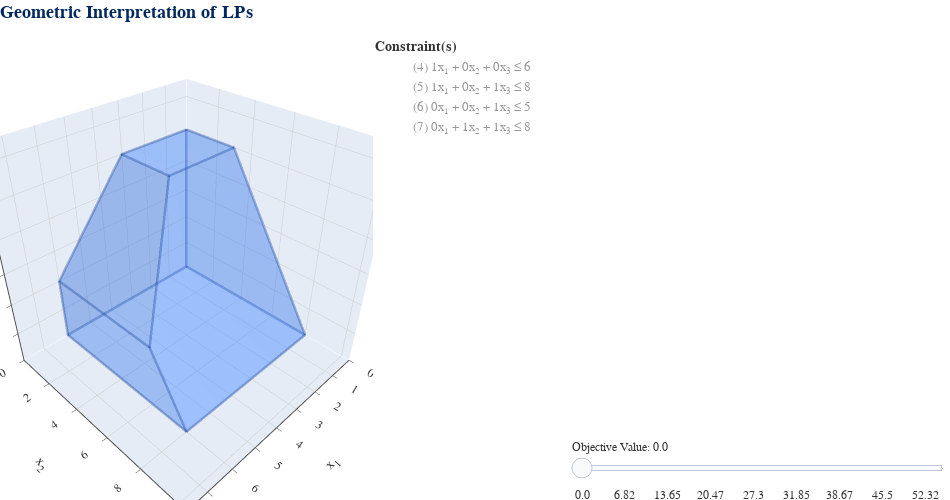

The cell this chart's notebook holds for it:
### Markdown cell above
This LP is called `ALL_INTEGER_3D_LP`:

$$\begin{align*}
\max \quad & 1x_1+2x_2+4x_3\\
\text{s.t.} \quad & 1x_1 + 0x_2 + 0x_3 \leq 6 \\
\quad & 1x_1 + 0x_2 + 1x_3 \leq 8 \\
\quad & 0x_1 + 0x_2 + 1x_3 \leq 5 \\
\quad & 0x_1 + 1x_2 + 1x_3 \leq 8 \\
\quad & x_1, x_2 \geq 0 \\
\end{align*}$$

### Code cell
lp = ex.ALL_INTEGER_3D_LP # get LP example
lp_visual(lp).show() # visualize it

### Figure 1 — Plotly figure (JSON) as saved in the notebook; plotly's stock layout.template omitted (floating-point values rounded to 4 significant figures)
{"data": [{"hoverinfo": "skip", "marker": {"color": "white", "opacity": 1e-07, "size": 0}, "mode": "markers", "showlegend": false, "type": "scatter3d", "x": [7.8], "y": [10.4], "z": [6.5]}, {"hoverinfo": "none", "line": {"color": "#173D90", "width": 5}, "mode": "lines", "opacity": 0.2, "showlegend": false, "surfaceaxis": 0, "surfacecolor": "#1469FE", "type": "scatter3d", "visible": true, "x": [0, 0, 0, 0, 0], "y": [8, 0, 0, 3, 8], "z": [0, 0, 5, 5, 0]}, {"hoverinfo": "none", "line": {"color": "#173D90", "width": 5}, "mode": "lines", "opacity": 0.2, "showlegend": false, "surfaceaxis": 1, "surfacecolor": "#1469FE", "type": "scatter3d", "visible": true, "x": [6, 0, 0, 3, 6, 6], "y": [0, 0, 0, 0, 0, 0], "z": [0, 0, 5, 5, 2, 0]}, {"hoverinfo": "none", "line": {"color": "#173D90", "width": 5}, "mode": "lines", "opacity": 0.2, "showlegend": false, "surfaceaxis": 2, "surfacecolor": "#1469FE", "type": "scatter3d", "visible": true, "x": [0, 0, 6, 6, 0], "y": [0, 8, 8, 0, 0], "z": [0, 0, 0, 0, 0]}, {"hoverinfo": "none", "line": {"color": "#173D90", "width": 5}, "mode": "lines", "opacity": 0.2, "showlegend": false, "surfaceaxis": 0, "surfacecolor": "#1469FE", "type": "scatter3d", "visible": true, "x": [6, 6, 6, 6, 6], "y": [8, 0, 0, 6, 8], "z": [0, 0, 2, 2, 0]}, {"hoverinfo": "none", "line": {"color": "#173D90", "width": 5}, "mode": "lines", "opacity": 0.2, "showlegend": false, "surfaceaxis": 2, "surfacecolor": "#1469FE", "type": "scatter3d", "visible": true, "x": [6, 3, 3, 6, 6], "y": [0, 0, 3, 6, 0], "z": [2, 5, 5, 2, 2]}, {"hoverinfo": "none", "line": {"color": "#173D90", "width": 5}, "mode": "lines", "opacity": 0.2, "showlegend": false, "surfaceaxis": 2, "surfacecolor": "#1469FE", "type": "scatter3d", "visible": true, "x": [0, 0, 3, 3, 0], "y": [0, 3, 3, 0, 0], "z": [5, 5, 5, 5, 5]}, {"hoverinfo": "none", "line": {"color": "#173D90", "width": 5}, "mode": "lines", "opacity": 0.2, "showlegend": false, "surfaceaxis": 2, "surfacecolor": "#1469FE", "type": "scatter3d", "visible": true, "x": [0, 0, 6, 6, 3, 0], "y": [3, 8, 8, 6, 3, 3], "z": [5, 0, 0, 2, 5, 5]}, {"hoverinfo": "none", "mode": "none", "name": "(4) 1x<sub>1</sub> + 0x<sub>2</sub> + 0x<sub>3</sub> ≤ 6", "opacity": 0.5, "showlegend": true, "surfaceaxis": 0, "surfacecolor": "gray", "type": "scatter3d", "visible": "legendonly", "x": [6, 6, 6, 6, 6], "y": [0, 0, 10.4, 10.4, 0], "z": [0, 6.5, 6.5, 0, 0]}, {"hoverinfo": "none", "mode": "none", "name": "(5) 1x<sub>1</sub> + 0x<sub>2</sub> + 1x<sub>3</sub> ≤ 8", "opacity": 0.5, "showlegend": true, "surfaceaxis": 2, "surfacecolor": "gray", "type": "scatter3d", "visible": "legendonly", "x": [0, 0, 7.8, 7.8, 0], "y": [0, 10.4, 10.4, 0, 0], "z": [8, 8, 0.2, 0.2, 8]}, {"hoverinfo": "none", "mode": "none", "name": "(6) 0x<sub>1</sub> + 0x<sub>2</sub> + 1x<sub>3</sub> ≤ 5", "opacity": 0.5, "showlegend": true, "surfaceaxis": 2, "surfacecolor": "gray", "type": "scatter3d", "visible": "legendonly", "x": [0, 0, 7.8, 7.8, 0], "y": [0, 10.4, 10.4, 0, 0], "z": [5, 5, 5, 5, 5]}, {"hoverinfo": "none", "mode": "none", "name": "(7) 0x<sub>1</sub> + 1x<sub>2</sub> + 1x<sub>3</sub> ≤ 8", "opacity": 0.5, "showlegend": true, "surfaceaxis": 2, "surfacecolor": "gray", "type": "scatter3d", "visible": "legendonly", "x": [0, 0, 7.8, 7.8, 0], "y": [0, 10.4, 10.4, 0, 0], "z": [8, -2.4, -2.4, 8, 8]}, {"hoverinfo": "text", "hoverlabel": {"bgcolor": "#FAFAFA", "bordercolor": "#323232", "font": {"color": "#323232", "family": "Arial"}}, "marker": {"color": "gray", "opacity": 1e-07, "size": 20}, "mode": "markers", "showlegend": false, "text": ["<b>BFS</b>: (0, 0, 0, 6, 8, 5, 8)<br><b>B</b>: (4, 5, 6, 7)<br><b>Obj</b>: 0", "<b>BFS</b>: (0, 0, 5, 6, 3, 0, 3)<br><b>B</b>: (3, 4, 5, 7)<br><b>Obj</b>: 20", "<b>BFS</b>: (0, 3, 5, 6, 3, 0, 0)<br><b>B</b>: (2, 3, 4, 5)<br><b>Obj</b>: 26", "<b>BFS</b>: (0, 8, 0, 6, 8, 5, 0)<br><b>B</b>: (2, 4, 5, 6)<br><b>Obj</b>: 16", "<b>BFS</b>: (3, 0, 5, 3, 0, 0, 3)<br><b>B</b>: (1, 3, 4, 7)<br><b>Obj</b>: 23", "<b>BFS</b>: (3, 3, 5, 3, 0, 0, 0)<br><b>B</b>: (1, 2, 3, 4)<br><b>Obj</b>: 29", "<b>BFS</b>: (6, 0, 0, 0, 2, 5, 8)<br><b>B</b>: (1, 5, 6, 7)<br><b>Obj</b>: 6", "<b>BFS</b>: (6, 0, 2, 0, 0, 3, 6)<br><b>B</b>: (1, 3, 6, 7)<br><b>Obj</b>: 14", "<b>BFS</b>: (6, 6, 2, 0, 0, 3, 0)<br><b>B</b>: (1, 2, 3, 6)<br><b>Obj</b>: 26", "<b>BFS</b>: (6, 8, 0, 0, 2, 5, 0)<br><b>B</b>: (1, 2, 5, 6)<br><b>Obj</b>: 22"], "type": "scatter3d", "x": [0, 0, 0, 0, 3, 3, 6, 6, 6, 6], "y": [0, 0, 3, 8, 0, 3, 0, 0, 6, 8], "z": [0, 5, 5, 0, 5, 5, 0, 2, 2, 0]}, {"hoverinfo": "none", "mode": "none", "opacity": 0.3, "showlegend": false, "surfaceaxis": 2, "surfacecolor": "gray", "type": "scatter3d", "visible": false, "x": [0, 0, 7.8, 7.8, 0], "y": [0, 10.4, 10.4, 0, 0], "z": [0, -5.2, -7.15, -1.95, 0]}, {"hoverinfo": "none", "line": {"color": "red", "width": 5}, "marker": {"color": "red", "opacity": 1, "size": 5}, "mode": "lines+markers", "opacity": 1, "showlegend": false, "surfaceaxis": 2, "surfacecolor": "red", "type": "scatter3d", "visible": false, "x": [0], "y": [0], "z": [0]}, {"hoverinfo": "none", "mode": "none", "opacity": 0.3, "showlegend": false, "surfaceaxis": 2, "surfacecolor": "gray", "type": "scatter3d", "visible": false, "x": [0, 0, 7.8, 7.8, 0], "y": [0, 10.4, 10.4, 0, 0], "z": [0.57, -4.63, -6.58, -1.38, 0.57]}, {"hoverinfo": "none", "line": {"color": "red", "width": 5}, "marker": {"color": "red", "opacity": 1, "size": 5}, "mode": "lines+markers", "opacity": 1, "showlegend": false, "surfaceaxis": 2, "surfacecolor": "red", "type": "scatter3d", "visible": false, "x": [0, 0, 2.28, 0], "y": [0, 1.14, 0, 0], "z": [0.57, 0, 0, 0.57]}, {"hoverinfo": "none", "mode": "none", "opacity": 0.3, "showlegend": false, "surfaceaxis": 2, "surfacecolor": "gray", "type": "scatter3d", "visible": false, "x": [0, 0, 7.8, 7.8, 0], "y": [0, 10.4, 10.4, 0, 0], "z": [1.137, -4.062, -6.013, -0.8125, 1.137]}, {"hoverinfo": "none", "line": {"color": "red", "width": 5}, "marker": {"color": "red", "opacity": 1, "size": 5}, "mode": "lines+markers", "opacity": 1, "showlegend": false, "surfaceaxis": 2, "surfacecolor": "red", "type": "scatter3d", "visible": false, "x": [0, 0, 4.55, 0], "y": [0, 2.275, 0, 0], "z": [1.137, 0, 0, 1.137]}, {"hoverinfo": "none", "mode": "none", "opacity": 0.3, "showlegend": false, "surfaceaxis": 2, "surfacecolor": "gray", "type": "scatter3d", "visible": false, "x": [0, 0, 7.8, 7.8, 0], "y": [0, 10.4, 10.4, 0, 0], "z": [1.705, -3.495, -5.445, -0.245, 1.705]}, {"hoverinfo": "none", "line": {"color": "red", "width": 5}, "marker": {"color": "red", "opacity": 1, "size": 5}, "mode": "lines+markers", "opacity": 1, "showlegend": false, "surfaceaxis": 2, "surfacecolor": "red", "type": "scatter3d", "visible": false, "x": [0, 0, 6, 6, 0], "y": [0, 3.41, 0.41, 0, 0], "z": [1.705, 0, 0, 0.205, 1.705]}, {"hoverinfo": "none", "mode": "none", "opacity": 0.3, "showlegend": false, "surfaceaxis": 2, "surfacecolor": "gray", "type": "scatter3d", "visible": false, "x": [0, 0, 7.8, 7.8, 0], "y": [0, 10.4, 10.4, 0, 0], "z": [2.275, -2.925, -4.875, 0.325, 2.275]}, {"hoverinfo": "none", "line": {"color": "red", "width": 5}, "marker": {"color": "red", "opacity": 1, "size": 5}, "mode": "lines+markers", "opacity": 1, "showlegend": false, "surfaceaxis": 2, "surfacecolor": "red", "type": "scatter3d", "visible": false, "x": [0, 0, 6, 6, 0], "y": [0, 4.55, 1.55, 0, 0], "z": [2.275, 0, 0, 0.775, 2.275]}, {"hoverinfo": "none", "mode": "none", "opacity": 0.3, "showlegend": false, "surfaceaxis": 2, "surfacecolor": "gray", "type": "scatter3d", "visible": false, "x": [0, 0, 7.8, 7.8, 0], "y": [0, 10.4, 10.4, 0, 0], "z": [2.845, -2.355, -4.305, 0.895, 2.845]}, {"hoverinfo": "none", "line": {"color": "red", "width": 5}, "marker": {"color": "red", "opacity": 1, "size": 5}, "mode": "lines+markers", "opacity": 1, "showlegend": false, "surfaceaxis": 2, "surfacecolor": "red", "type": "scatter3d", "visible": false, "x": [0, 0, 6, 6, 0], "y": [0, 5.69, 2.69, 0, 0], "z": [2.845, 0, 0, 1.345, 2.845]}, {"hoverinfo": "none", "mode": "none", "opacity": 0.3, "showlegend": false, "surfaceaxis": 2, "surfacecolor": "gray", "type": "scatter3d", "visible": false, "x": [0, 0, 7.8, 7.8, 0], "y": [0, 10.4, 10.4, 0, 0], "z": [3.413, -1.788, -3.738, 1.462, 3.413]}, {"hoverinfo": "none", "line": {"color": "red", "width": 5}, "marker": {"color": "red", "opacity": 1, "size": 5}, "mode": "lines+markers", "opacity": 1, "showlegend": false, "surfaceaxis": 2, "surfacecolor": "red", "type": "scatter3d", "visible": false, "x": [0, 0, 6, 6, 0], "y": [0, 6.825, 3.825, 0, 0], "z": [3.413, 0, 0, 1.913, 3.413]}, {"hoverinfo": "none", "mode": "none", "opacity": 0.3, "showlegend": false, "surfaceaxis": 2, "surfacecolor": "gray", "type": "scatter3d", "visible": false, "x": [0, 0, 7.8, 7.8, 0], "y": [0, 10.4, 10.4, 0, 0], "z": [3.98, -1.22, -3.17, 2.03, 3.98]}, {"hoverinfo": "none", "line": {"color": "red", "width": 5}, "marker": {"color": "red", "opacity": 1, "size": 5}, "mode": "lines+markers", "opacity": 1, "showlegend": false, "surfaceaxis": 2, "surfacecolor": "red", "type": "scatter3d", "visible": false, "x": [0, 0, 6, 6, 5.36, 0], "y": [0, 7.96, 4.96, 0.96, 0, 0], "z": [3.98, 0, 0, 2, 2.64, 3.98]}, {"hoverinfo": "none", "mode": "none", "opacity": 0.3, "showlegend": false, "surfaceaxis": 2, "surfacecolor": "gray", "type": "scatter3d", "visible": false, "x": [0, 0, 7.8, 7.8, 0], "y": [0, 10.4, 10.4, 0, 0], "z": [4.55, -0.65, -2.6, 2.6, 4.55]}, {"hoverinfo": "none", "line": {"color": "red", "width": 5}, "marker": {"color": "red", "opacity": 1, "size": 5}, "mode": "lines+markers", "opacity": 1, "showlegend": false, "surfaceaxis": 2, "surfacecolor": "red", "type": "scatter3d", "visible": false, "x": [0, 0, 2.2, 6, 6, 4.6, 0], "y": [0, 6.9, 8, 6.1, 2.1, 0, 0], "z": [4.55, 1.1, 0, 0, 2, 3.4, 4.55]}, {"hoverinfo": "none", "mode": "none", "opacity": 0.3, "showlegend": false, "surfaceaxis": 2, "surfacecolor": "gray", "type": "scatter3d", "visible": false, "x": [0, 0, 7.8, 7.8, 0], "y": [0, 10.4, 10.4, 0, 0], "z": [5.117, -0.0825, -2.033, 3.167, 5.117]}, {"hoverinfo": "none", "line": {"color": "red", "width": 5}, "marker": {"color": "red", "opacity": 1, "size": 5}, "mode": "lines+markers", "opacity": 1, "showlegend": false, "surfaceaxis": 2, "surfacecolor": "red", "type": "scatter3d", "visible": false, "x": [0, 0, 4.47, 6, 6, 3.843, 0.47, 0], "y": [0.235, 5.765, 8, 7.235, 3.235, 0, 0, 0.235], "z": [5, 2.235, 0, 0, 2, 4.157, 5, 5]}, {"hoverinfo": "none", "mode": "none", "opacity": 0.3, "showlegend": false, "surfaceaxis": 2, "surfacecolor": "gray", "type": "scatter3d", "visible": false, "x": [0, 0, 7.8, 7.8, 0], "y": [0, 10.4, 10.4, 0, 0], "z": [5.688, 0.4875, -1.463, 3.737, 5.688]}, {"hoverinfo": "none", "line": {"color": "red", "width": 5}, "marker": {"color": "red", "opacity": 1, "size": 5}, "mode": "lines+markers", "opacity": 1, "showlegend": false, "surfaceaxis": 2, "surfacecolor": "red", "type": "scatter3d", "visible": false, "x": [6, 6, 3.083, 2.75, 0, 0, 6], "y": [7.625, 4.375, 0, 0, 1.375, 4.625, 7.625], "z": [0.375, 2, 4.917, 5, 5, 3.375, 0.375]}, {"hoverinfo": "none", "mode": "none", "opacity": 0.3, "showlegend": false, "surfaceaxis": 2, "surfacecolor": "gray", "type": "scatter3d", "visible": false, "x": [0, 0, 7.8, 7.8, 0], "y": [0, 10.4, 10.4, 0, 0], "z": [6.255, 1.055, -0.895, 4.305, 6.255]}, {"hoverinfo": "none", "line": {"color": "red", "width": 5}, "marker": {"color": "red", "opacity": 1, "size": 5}, "mode": "lines+markers", "opacity": 1, "showlegend": false, "surfaceaxis": 2, "surfacecolor": "red", "type": "scatter3d", "visible": false, "x": [6, 6, 3, 0, 0, 6], "y": [6.49, 5.51, 1.01, 2.51, 3.49, 6.49], "z": [1.51, 2, 5, 5, 4.51, 1.51]}, {"hoverinfo": "none", "mode": "none", "opacity": 0.3, "showlegend": false, "surfaceaxis": 2, "surfacecolor": "gray", "type": "scatter3d", "visible": false, "x": [0, 0, 7.8, 7.8, 0], "y": [0, 10.4, 10.4, 0, 0], "z": [6.825, 1.625, -0.325, 4.875, 6.825]}, {"hoverinfo": "none", "line": {"color": "red", "width": 5}, "marker": {"color": "red", "opacity": 1, "size": 5}, "mode": "lines+markers", "opacity": 1, "showlegend": false, "surfaceaxis": 2, "surfacecolor": "red", "type": "scatter3d", "visible": false, "x": [1.3, 3, 4.7, 1.3], "y": [3, 2.15, 4.7, 3], "z": [5, 5, 3.3, 5]}, {"hoverinfo": "none", "mode": "none", "opacity": 0.3, "showlegend": false, "surfaceaxis": 2, "surfacecolor": "gray", "type": "scatter3d", "visible": false, "x": [0, 0, 7.8, 7.8, 0], "y": [0, 10.4, 10.4, 0, 0], "z": [7.25, 2.05, 0.1, 5.3, 7.25]}, {"hoverinfo": "none", "line": {"color": "red", "width": 5}, "marker": {"color": "red", "opacity": 1, "size": 5}, "mode": "lines+markers", "opacity": 1, "showlegend": false, "surfaceaxis": 2, "surfacecolor": "red", "type": "scatter3d", "visible": false, "x": [3], "y": [3], "z": [5]}, {"hoverinfo": "none", "mode": "none", "opacity": 0.3, "showlegend": false, "surfaceaxis": 2, "surfacecolor": "gray", "type": "scatter3d", "visible": false, "x": [0, 0, 7.8, 7.8, 0], "y": [0, 10.4, 10.4, 0, 0], "z": [7.395, 2.195, 0.245, 5.445, 7.395]}, {"hoverinfo": "skip", "marker": {"color": "white", "opacity": 1e-07, "size": 0}, "mode": "markers", "showlegend": false, "type": "scatter3d", "x": [0], "y": [0], "z": [0]}, {"hoverinfo": "none", "mode": "none", "opacity": 0.3, "showlegend": false, "surfaceaxis": 2, "surfacecolor": "gray", "type": "scatter3d", "visible": false, "x": [0, 0, 7.8, 7.8, 0], "y": [0, 10.4, 10.4, 0, 0], "z": [7.963, 2.763, 0.8125, 6.013, 7.963]}, {"hoverinfo": "skip", "marker": {"color": "white", "opacity": 1e-07, "size": 0}, "mode": "markers", "showlegend": false, "type": "scatter3d", "x": [0], "y": [0], "z": [0]}, {"hoverinfo": "none", "mode": "none", "opacity": 0.3, "showlegend": false, "surfaceaxis": 2, "surfacecolor": "gray", "type": "scatter3d", "visible": false, "x": [0, 0, 7.8, 7.8, 0], "y": [0, 10.4, 10.4, 0, 0], "z": [8.53, 3.33, 1.38, 6.58, 8.53]}, {"hoverinfo": "skip", "marker": {"color": "white", "opacity": 1e-07, "size": 0}, "mode": "markers", "showlegend": false, "type": "scatter3d", "x": [0], "y": [0], "z": [0]}, {"hoverinfo": "none", "mode": "none", "opacity": 0.3, "showlegend": false, "surfaceaxis": 2, "surfacecolor": "gray", "type": "scatter3d", "visible": false, "x": [0, 0, 7.8, 7.8, 0], "y": [0, 10.4, 10.4, 0, 0], "z": [9.1, 3.9, 1.95, 7.15, 9.1]}, {"hoverinfo": "skip", "marker": {"color": "white", "opacity": 1e-07, "size": 0}, "mode": "markers", "showlegend": false, "type": "scatter3d", "x": [0], "y": [0], "z": [0]}, {"hoverinfo": "none", "mode": "none", "opacity": 0.3, "showlegend": false, "surfaceaxis": 2, "surfacecolor": "gray", "type": "scatter3d", "visible": false, "x": [0, 0, 7.8, 7.8, 0], "y": [0, 10.4, 10.4, 0, 0], "z": [9.668, 4.468, 2.518, 7.718, 9.668]}, {"hoverinfo": "skip", "marker": {"color": "white", "opacity": 1e-07, "size": 0}, "mode": "markers", "showlegend": false, "type": "scatter3d", "x": [0], "y": [0], "z": [0]}, {"hoverinfo": "none", "mode": "none", "opacity": 0.3, "showlegend": false, "surfaceaxis": 2, "surfacecolor": "gray", "type": "scatter3d", "visible": false, "x": [0, 0, 7.8, 7.8, 0], "y": [0, 10.4, 10.4, 0, 0], "z": [10.24, 5.038, 3.088, 8.288, 10.24]}, {"hoverinfo": "skip", "marker": {"color": "white", "opacity": 1e-07, "size": 0}, "mode": "markers", "showlegend": false, "type": "scatter3d", "x": [0], "y": [0], "z": [0]}, {"hoverinfo": "none", "mode": "none", "opacity": 0.3, "showlegend": false, "surfaceaxis": 2, "surfacecolor": "gray", "type": "scatter3d", "visible": false, "x": [0, 0, 7.8, 7.8, 0], "y": [0, 10.4, 10.4, 0, 0], "z": [10.8, 5.605, 3.655, 8.855, 10.8]}, {"hoverinfo": "skip", "marker": {"color": "white", "opacity": 1e-07, "size": 0}, "mode": "markers", "showlegend": false, "type": "scatter3d", "x": [0], "y": [0], "z": [0]}, {"hoverinfo": "none", "mode": "none", "opacity": 0.3, "showlegend": false, "surfaceaxis": 2, "surfacecolor": "gray", "type": "scatter3d", "visible": false, "x": [0, 0, 7.8, 7.8, 0], "y": [0, 10.4, 10.4, 0, 0], "z": [11.38, 6.175, 4.225, 9.425, 11.38]}, {"hoverinfo": "skip", "marker": {"color": "white", "opacity": 1e-07, "size": 0}, "mode": "markers", "showlegend": false, "type": "scatter3d", "x": [0], "y": [0], "z": [0]}, {"hoverinfo": "none", "mode": "none", "opacity": 0.3, "showlegend": false, "surfaceaxis": 2, "surfacecolor": "gray", "type": "scatter3d", "visible": false, "x": [0, 0, 7.8, 7.8, 0], "y": [0, 10.4, 10.4, 0, 0], "z": [11.95, 6.745, 4.795, 9.995, 11.95]}, {"hoverinfo": "skip", "marker": {"color": "white", "opacity": 1e-07, "size": 0}, "mode": "markers", "showlegend": false, "type": "scatter3d", "x": [0], "y": [0], "z": [0]}, {"hoverinfo": "none", "mode": "none", "opacity": 0.3, "showlegend": false, "surfaceaxis": 2, "surfacecolor": "gray", "type": "scatter3d", "visible": false, "x": [0, 0, 7.8, 7.8, 0], "y": [0, 10.4, 10.4, 0, 0], "z": [12.51, 7.312, 5.362, 10.56, 12.51]}, {"hoverinfo": "skip", "marker": {"color": "white", "opacity": 1e-07, "size": 0}, "mode": "markers", "showlegend": false, "type": "scatter3d", "x": [0], "y": [0], "z": [0]}, {"hoverinfo": "none", "mode": "none", "opacity": 0.3, "showlegend": false, "surfaceaxis": 2, "surfacecolor": "gray", "type": "scatter3d", "visible": false, "x": [0, 0, 7.8, 7.8, 0], "y": [0, 10.4, 10.4, 0, 0], "z": [13.08, 7.88, 5.93, 11.13, 13.08]}, {"hoverinfo": "skip", "marker": {"color": "white", "opacity": 1e-07, "size": 0}, "mode": "markers", "showlegend": false, "type": "scatter3d", "x": [0], "y": [0], "z": [0]}, {"hoverinfo": "none", "mode": "none", "opacity": 0.3, "showlegend": false, "surfaceaxis": 2, "surfacecolor": "gray", "type": "scatter3d", "visible": false, "x": [0, 0, 7.8, 7.8, 0], "y": [0, 10.4, 10.4, 0, 0], "z": [13.65, 8.45, 6.5, 11.7, 13.65]}, {"hoverinfo": "skip", "marker": {"color": "white", "opacity": 1e-07, "size": 0}, "mode": "markers", "showlegend": false, "type": "scatter3d", "x": [0], "y": [0], "z": [0]}], "layout": {"font": {"color": "#323232", "family": "Arial"}, "height": 500, "legend": {"font": {"size": 13}, "title": {"font": {"size": 14}, "text": "<b>Constraint(s)</b>"}, "x": 0.3947, "xanchor": "left", "y": 1, "yanchor": "top"}, "margin": {"b": 0, "l": 0, "r": 0, "t": 33}, "paper_bgcolor": "white", "plot_bgcolor": "#FAFAFA", "scene": {"aspectmode": "cube", "domain": {"x": [0, 0.3947], "y": [0, 1]}, "xaxis": {"gridcolor": "#CCCCCC", "gridwidth": 1, "linecolor": "#4D4D4D", "linewidth": 2, "range": [0, 7.8], "rangemode": "tozero", "showspikes": false, "tickcolor": "#4D4D4D", "ticks": "outside", "title": {"text": "x<sub>1</sub>"}}, "yaxis": {"gridcolor": "#CCCCCC", "gridwidth": 1, "linecolor": "#4D4D4D", "linewidth": 2, "range": [0, 10.4], "rangemode": "tozero", "showspikes": false, "tickcolor": "#4D4D4D", "ticks": "outside", "title": {"text": "x<sub>2</sub>"}}, "zaxis": {"gridcolor": "#CCCCCC", "gridwidth": 1, "linecolor": "#4D4D4D", "linewidth": 2, "range": [0, 6.5], "rangemode": "tozero", "showspikes": false, "tickcolor": "#4D4D4D", "ticks": "outside", "title": {"text": "x<sub>3</sub>"}}}, "sliders": [{"active": 0, "currentvalue": {"prefix": "Objective Value: "}, "len": 0.4, "lenmode": "fraction", "pad": {"b": 0, "l": 0, "r": 0, "t": 50}, "steps": [{"args": [{"visible": [null, true, true, true, true, true, true, true, "legendonly", "legendonly", "legendonly", "legendonly", null, true, true, false, false, false, false, false, false, false, false, false, false, false, false, false, false, false, false, false, false, false, false, false, false, false, false, false, false, false, false, false, false, false, false, false, false, false, false, false, false, false, false, false, false, false, false, false, false, false, false, false, false]}], "label": "0.0", "method": "update"}, {"args": [{"visible": [null, true, true, true, true, true, true, true, "legendonly", "legendonly", "legendonly", "legendonly", null, false, false, true, true, false, false, false, false, false, false, false, false, false, false, false, false, false, false, false, false, false, false, false, false, false, false, false, false, false, false, false, false, false, false, false, false, false, false, false, false, false, false, false, false, false, false, false, false, false, false, false, false]}], "label": "2.28", "method": "update"}, {"args": [{"visible": [null, true, true, true, true, true, true, true, "legendonly", "legendonly", "legendonly", "legendonly", null, false, false, false, false, true, true, false, false, false, false, false, false, false, false, false, false, false, false, false, false, false, false, false, false, false, false, false, false, false, false, false, false, false, false, false, false, false, false, false, false, false, false, false, false, false, false, false, false, false, false, false, false]}], "label": "4.55", "method": "update"}, {"args": [{"visible": [null, true, true, true, true, true, true, true, "legendonly", "legendonly", "legendonly", "legendonly", null, false, false, false, false, false, false, true, true, false, false, false, false, false, false, false, false, false, false, false, false, false, false, false, false, false, false, false, false, false, false, false, false, false, false, false, false, false, false, false, false, false, false, false, false, false, false, false, false, false, false, false, false]}], "label": "6.82", "method": "update"}, {"args": [{"visible": [null, true, true, true, true, true, true, true, "legendonly", "legendonly", "legendonly", "legendonly", null, false, false, false, false, false, false, false, false, true, true, false, false, false, false, false, false, false, false, false, false, false, false, false, false, false, false, false, false, false, false, false, false, false, false, false, false, false, false, false, false, false, false, false, false, false, false, false, false, false, false, false, false]}], "label": "9.1", "method": "update"}, {"args": [{"visible": [null, true, true, true, true, true, true, true, "legendonly", "legendonly", "legendonly", "legendonly", null, false, false, false, false, false, false, false, false, false, false, true, true, false, false, false, false, false, false, false, false, false, false, false, false, false, false, false, false, false, false, false, false, false, false, false, false, false, false, false, false, false, false, false, false, false, false, false, false, false, false, false, false]}], "label": "11.38", "method": "update"}, {"args": [{"visible": [null, true, true, true, true, true, true, true, "legendonly", "legendonly", "legendonly", "legendonly", null, false, false, false, false, false, false, false, false, false, false, false, false, true, true, false, false, false, false, false, false, false, false, false, false, false, false, false, false, false, false, false, false, false, false, false, false, false, false, false, false, false, false, false, false, false, false, false, false, false, false, false, false]}], "label": "13.65", "method": "update"}, {"args": [{"visible": [null, true, true, true, true, true, true, true, "legendonly", "legendonly", "legendonly", "legendonly", null, false, false, false, false, false, false, false, false, false, false, false, false, false, false, true, true, false, false, false, false, false, false, false, false, false, false, false, false, false, false, false, false, false, false, false, false, false, false, false, false, false, false, false, false, false, false, false, false, false, false, false, false]}], "label": "15.92", "method": "update"}, {"args": [{"visible": [null, true, true, true, true, true, true, true, "legendonly", "legendonly", "legendonly", "legendonly", null, false, false, false, false, false, false, false, false, false, false, false, false, false, false, false, false, true, true, false, false, false, false, false, false, false, false, false, false, false, false, false, false, false, false, false, false, false, false, false, false, false, false, false, false, false, false, false, false, false, false, false, false]}], "label": "18.2", "method": "update"}, {"args": [{"visible": [null, true, true, true, true, true, true, true, "legendonly", "legendonly", "legendonly", "legendonly", null, false, false, false, false, false, false, false, false, false, false, false, false, false, false, false, false, false, false, true, true, false, false, false, false, false, false, false, false, false, false, false, false, false, false, false, false, false, false, false, false, false, false, false, false, false, false, false, false, false, false, false, false]}], "label": "20.47", "method": "update"}, {"args": [{"visible": [null, true, true, true, true, true, true, true, "legendonly", "legendonly", "legendonly", "legendonly", null, false, false, false, false, false, false, false, false, false, false, false, false, false, false, false, false, false, false, false, false, true, true, false, false, false, false, false, false, false, false, false, false, false, false, false, false, false, false, false, false, false, false, false, false, false, false, false, false, false, false, false, false]}], "label": "22.75", "method": "update"}, {"args": [{"visible": [null, true, true, true, true, true, true, true, "legendonly", "legendonly", "legendonly", "legendonly", null, false, false, false, false, false, false, false, false, false, false, false, false, false, false, false, false, false, false, false, false, false, false, true, true, false, false, false, false, false, false, false, false, false, false, false, false, false, false, false, false, false, false, false, false, false, false, false, false, false, false, false, false]}], "label": "25.02", "method": "update"}, {"args": [{"visible": [null, true, true, true, true, true, true, true, "legendonly", "legendonly", "legendonly", "legendonly", null, false, false, false, false, false, false, false, false, false, false, false, false, false, false, false, false, false, false, false, false, false, false, false, false, true, true, false, false, false, false, false, false, false, false, false, false, false, false, false, false, false, false, false, false, false, false, false, false, false, false, false, false]}], "label": "27.3", "method": "update"}, {"args": [{"visible": [null, true, true, true, true, true, true, true, "legendonly", "legendonly", "legendonly", "legendonly", null, false, false, false, false, false, false, false, false, false, false, false, false, false, false, false, false, false, false, false, false, false, false, false, false, false, false, true, true, false, false, false, false, false, false, false, false, false, false, false, false, false, false, false, false, false, false, false, false, false, false, false, false]}], "label": "29.0", "method": "update"}, {"args": [{"visible": [null, true, true, true, true, true, true, true, "legendonly", "legendonly", "legendonly", "legendonly", null, false, false, false, false, false, false, false, false, false, false, false, false, false, false, false, false, false, false, false, false, false, false, false, false, false, false, false, false, true, true, false, false, false, false, false, false, false, false, false, false, false, false, false, false, false, false, false, false, false, false, false, false]}], "label": "29.58", "method": "update"}, {"args": [{"visible": [null, true, true, true, true, true, true, true, "legendonly", "legendonly", "legendonly", "legendonly", null, false, false, false, false, false, false, false, false, false, false, false, false, false, false, false, false, false, false, false, false, false, false, false, false, false, false, false, false, false, false, true, true, false, false, false, false, false, false, false, false, false, false, false, false, false, false, false, false, false, false, false, false]}], "label": "31.85", "method": "update"}, {"args": [{"visible": [null, true, true, true, true, true, true, true, "legendonly", "legendonly", "legendonly", "legendonly", null, false, false, false, false, false, false, false, false, false, false, false, false, false, false, false, false, false, false, false, false, false, false, false, false, false, false, false, false, false, false, false, false, true, true, false, false, false, false, false, false, false, false, false, false, false, false, false, false, false, false, false, false]}], "label": "34.12", "method": "update"}, {"args": [{"visible": [null, true, true, true, true, true, true, true, "legendonly", "legendonly", "legendonly", "legendonly", null, false, false, false, false, false, false, false, false, false, false, false, false, false, false, false, false, false, false, false, false, false, false, false, false, false, false, false, false, false, false, false, false, false, false, true, true, false, false, false, false, false, false, false, false, false, false, false, false, false, false, false, false]}], "label": "36.4", "method": "update"}, {"args": [{"visible": [null, true, true, true, true, true, true, true, "legendonly", "legendonly", "legendonly", "legendonly", null, false, false, false, false, false, false, false, false, false, false, false, false, false, false, false, false, false, false, false, false, false, false, false, false, false, false, false, false, false, false, false, false, false, false, false, false, true, true, false, false, false, false, false, false, false, false, false, false, false, false, false, false]}], "label": "38.67", "method": "update"}, {"args": [{"visible": [null, true, true, true, true, true, true, true, "legendonly", "legendonly", "legendonly", "legendonly", null, false, false, false, false, false, false, false, false, false, false, false, false, false, false, false, false, false, false, false, false, false, false, false, false, false, false, false, false, false, false, false, false, false, false, false, false, false, false, true, true, false, false, false, false, false, false, false, false, false, false, false, false]}], "label": "40.95", "method": "update"}, {"args": [{"visible": [null, true, true, true, true, true, true, true, "legendonly", "legendonly", "legendonly", "legendonly", null, false, false, false, false, false, false, false, false, false, false, false, false, false, false, false, false, false, false, false, false, false, false, false, false, false, false, false, false, false, false, false, false, false, false, false, false, false, false, false, false, true, true, false, false, false, false, false, false, false, false, false, false]}], "label": "43.22", "method": "update"}, {"args": [{"visible": [null, true, true, true, true, true, true, true, "legendonly", "legendonly", "legendonly", "legendonly", null, false, false, false, false, false, false, false, false, false, false, false, false, false, false, false, false, false, false, false, false, false, false, false, false, false, false, false, false, false, false, false, false, false, false, false, false, false, false, false, false, false, false, true, true, false, false, false, false, false, false, false, false]}], "label": "45.5", "method": "update"}, {"args": [{"visible": [null, true, true, true, true, true, true, true, "legendonly", "legendonly", "legendonly", "legendonly", null, false, false, false, false, false, false, false, false, false, false, false, false, false, false, false, false, false, false, false, false, false, false, false, false, false, false, false, false, false, false, false, false, false, false, false, false, false, false, false, false, false, false, false, false, true, true, false, false, false, false, false, false]}], "label": "47.78", "method": "update"}, {"args": [{"visible": [null, true, true, true, true, true, true, true, "legendonly", "legendonly", "legendonly", "legendonly", null, false, false, false, false, false, false, false, false, false, false, false, false, false, false, false, false, false, false, false, false, false, false, false, false, false, false, false, false, false, false, false, false, false, false, false, false, false, false, false, false, false, false, false, false, false, false, true, true, false, false, false, false]}], "label": "50.05", "method": "update"}, {"args": [{"visible": [null, true, true, true, true, true, true, true, "legendonly", "legendonly", "legendonly", "legendonly", null, false, false, false, false, false, false, false, false, false, false, false, false, false, false, false, false, false, false, false, false, false, false, false, false, false, false, false, false, false, false, false, false, false, false, false, false, false, false, false, false, false, false, false, false, false, false, false, false, true, true, false, false]}], "label": "52.32", "method": "update"}, {"args": [{"visible": [null, true, true, true, true, true, true, true, "legendonly", "legendonly", "legendonly", "legendonly", null, false, false, false, false, false, false, false, false, false, false, false, false, false, false, false, false, false, false, false, false, false, false, false, false, false, false, false, false, false, false, false, false, false, false, false, false, false, false, false, false, false, false, false, false, false, false, false, false, false, false, true, true]}], "label": "54.6", "method": "update"}], "tickcolor": "white", "ticklen": 0, "x": 0.6053, "xanchor": "left", "y": 0.01, "yanchor": "bottom"}], "title": {"font": {"color": "#00285F", "size": 18}, "text": "<b>Geometric Interpretation of LPs</b>", "x": 0, "xanchor": "left", "y": 0.99, "yanchor": "top"}, "width": 950, "xaxis": {"gridcolor": "#CCCCCC", "gridwidth": 1, "linecolor": "#4D4D4D", "linewidth": 2, "rangemode": "tozero", "showspikes": false, "tickcolor": "#4D4D4D", "ticks": "outside"}, "yaxis": {"gridcolor": "#CCCCCC", "gridwidth": 1, "linecolor": "#4D4D4D", "linewidth": 2, "rangemode": "tozero", "showspikes": false, "tickcolor": "#4D4D4D", "ticks": "outside"}}}
